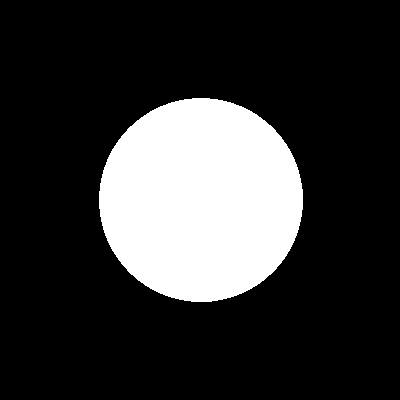
#> input picture obraz/Kolo.jpg, 400 x 400 px
$ jupyter execute --allow-errors tomograf.ipynb   (shell and % lines are left out)
#> lines starting #> are read from the running program, lines starting #| are printed output that depends on the picture
[cell 1]
#Instalacja bibliotek w Jupyter

[cell 2]
#Inicjalizacja bibliotek
import numpy as np
import matplotlib.pyplot as plt
from PIL import Image
from ipywidgets import interact, IntSlider
import pydicom
import io

## Preprocessing obrazu

[cell 3]
#Wczytanie obrazu
img = Image.open("./obraz/Kolo.jpg")
#> img is the input picture: PIL image 400x400 RGB; min 0, max 255, mean 52.1
plt.imshow(img)
plt.axis("off")

[cell 4]
#Zamiana w skalę szarości i zamiana w array
gray = img.convert("L")
plt.imshow(gray, cmap="gray")
plt.axis("off")

arr = np.array(gray).astype(np.float64)

#> (a cell that did not finish here is left out)

## Transformata Radona

[cell 6]
from ipywidgets import interact, IntSlider
import matplotlib.pyplot as plt
from IPython.display import display
import ipywidgets as widgets
import numpy as np

emiters_number = 100
l = 200
delta_alpha = 1


progress_slider = widgets.IntSlider(
    min=1, max=180, step=1, value=180,
    description="Postęp (kąt)",
    disabled=True # Aktywujemy go dopiero po obliczeniu sinogramu
)

# [38 lines left out: function update_iterative_recon, not called in this run]

# Rejestrujemy obserwatora suwaka
progress_slider.observe(update_iterative_recon, names='value')

# Nowy suwak dla sinogramu
sino_progress_slider = widgets.IntSlider(
    min=1, max=180, step=1, value=180,
    description="Sinogram (°)",
    disabled=True # Aktywowany po obliczeniu sinogramu
)

# [26 lines left out: function update_iterative_sino, not called in this run]

# Rejestracja obserwatora
sino_progress_slider.observe(update_iterative_sino, names='value')

# --- Sekcja ładowania plików ---

# Widżety do wgrywania
upload_dicom = widgets.FileUpload(accept='.dcm', multiple=False, description="Wczytaj DICOM")
upload_jpg = widgets.FileUpload(accept='.jpg,.jpeg,.png', multiple=False, description="Wczytaj JPG/PNG")
status_label = widgets.Label(value="Status: Oczekiwanie na obraz...")

# Inicjalizacja pustego obrazu (domyślny placeholder)
arr = np.zeros((200, 200))

# [27 lines left out: function process_upload, not called in this run]

# Reakcja na zmianę zawartości widżetów
upload_dicom.observe(lambda change: process_upload(change, 'dicom'), names='value')
upload_jpg.observe(lambda change: process_upload(change, 'img'), names='value')

# [94 lines left out: functions bresenham_line, radon_transform, filter_sinogram, backproject, not called in this run]

out_geom   = widgets.Output()
out_sino   = widgets.Output()
out_recon  = widgets.Output()

emiters_slider = widgets.IntSlider(min=100, max=1000, step=10,  value=100, description="Emiters")
delta_slider   = widgets.FloatSlider(min=0.5,  max=10,  step=0.5,   value=1,   description="dα")
theta_slider   = widgets.IntSlider(min=0,  max=360, step=1,   value=180,   description="θ")

run_button    = widgets.Button(description="Compute Sinogram",  button_style='success')
recon_button  = widgets.Button(description="Reconstruct Image", button_style='info')
all_button  = widgets.Button(description="Do Both", button_style='info')
sinogram_cache = [None]

def update_geometry(change=None):
    with out_geom:
        out_geom.clear_output(wait=True)
        en = emiters_slider.value
        max_angle = theta_slider.value
        height, width = arr.shape
        cx = width // 2; cy = height // 2
        l_geom = int(np.sqrt(width**2 + height**2))
        emiters = np.linspace(-l_geom/2, l_geom/2, en)
        angles = np.deg2rad(np.arange(0, max_angle, delta_slider.value))

        fig, ax = plt.subplots(figsize=(5, 5))
        ax.imshow(arr, cmap='gray')
        ax.set_title(f"Geometry max_angle={max_angle}°")

        if len(angles) == 0:
            ax.set_xlim(0, width)
            ax.set_ylim(height, 0)
            ax.axis('off')
            plt.show()
            return

        angle_step  = max(1, len(angles) // 20)
        emiter_step = max(1, en // 10)

        for theta in angles[::angle_step]:
            dx = np.cos(theta); dy = np.sin(theta)
            px = -dy;           py = dx
            for t in emiters[::emiter_step]:
                x0 = cx + t * px - dx * (l_geom / 2)
                y0 = cy + t * py - dy * (l_geom / 2)
                x1 = cx + t * px + dx * (l_geom / 2)
                y1 = cy + t * py + dy * (l_geom / 2)
                ax.plot([x0, x1], [y0, y1],
                        linewidth=0.8, alpha=0.6,
                        color='cyan')  # jeden stały kolor

        # okrąg skanera
        circle = plt.Circle((cx, cy), l_geom/2, fill=False,
                             color='white', linewidth=0.8,
                             linestyle='--', alpha=0.5)
        ax.add_patch(circle)

        ax.set_xlim(0, width)
        ax.set_ylim(height, 0)
        ax.axis('off')
        plt.show()
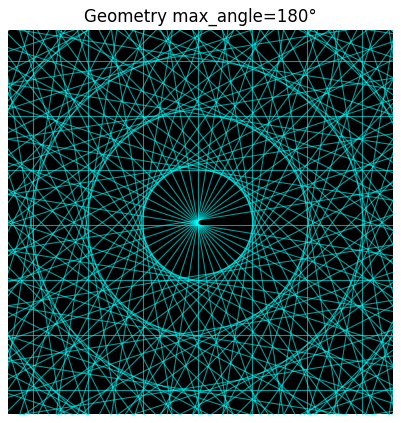
#> figure drawn by matplotlib, 1 panel

# [83 lines left out: functions on_run_clicked, on_all_clicked, on_recon_clicked, not called in this run]

filter_checkbox = widgets.Checkbox(value=True, description="Użyj filtrowania")
emiters_slider.observe(update_geometry, names='value')
theta_slider.observe(update_geometry,   names='value')
run_button.on_click(on_run_clicked)
recon_button.on_click(on_recon_clicked)
all_button.on_click(on_all_clicked)
display(widgets.VBox([
    widgets.HTML("<b>1. Wczytaj dane wejściowe:</b>"),
    widgets.HBox([upload_dicom, upload_jpg]),
    status_label,
    widgets.HTML("<hr><b>2. Parametry symulacji:</b>"),
    progress_slider,
    emiters_slider,
    delta_slider,
    theta_slider,
    filter_checkbox,
    widgets.HBox([run_button, recon_button, all_button]),
    out_geom,
    sino_progress_slider,
    out_sino,
    out_recon,
]))

update_geometry()

# [73 lines left out: functions calculate_rmse, run_experiments, not called in this run]
